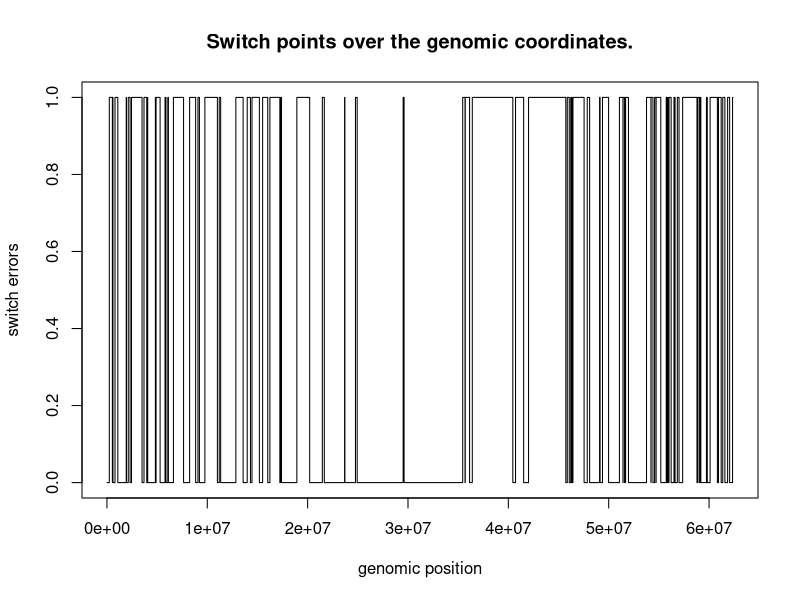
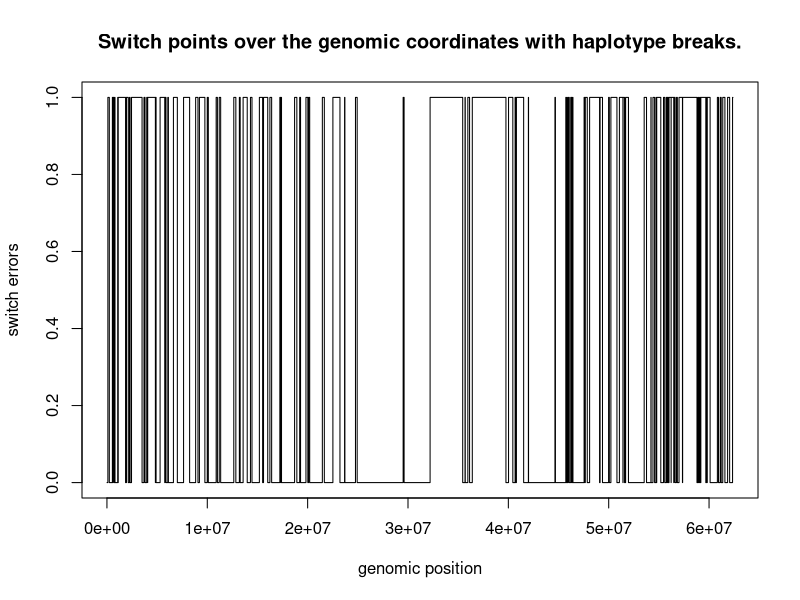

R code for these plots, in order: (Note: this script raises an error after producing the figures.)

## Purpose of the this script: 
  # Compute the switch points using the truth and phased haplotype (obtained from phaseExtender)
  # Here we use 25 RBphased samples used in Set B.
  # We do two rounds of RBphasing and phase comparison.

### Set the required path; 
## **update the path as need be with your directory 
getwd()
# setwd("/home/priyanka/Dropbox/SharedWithHarish/TestSwitchErrors/SwitchErrorTutorial")
getwd()
list.files()  # read available files and folders 


##########  Switch errors test - Set B (first round of phaseExtension) ########## 
#####  Read the required data  ###### 

## Import "truth haplotype" for SetB
truthHaplotype_NA12891 <- read.table('SetB/truth_Haplotype_NA12891.txt', header = TRUE)
head(truthHaplotype_NA12891)
  #**Note: R doesn't allow to use ":" in header name and it is automatically renamed to "."
  # you can see this in the output 

# change the name of the header
colnames(truthHaplotype_NA12891)[colnames(truthHaplotype_NA12891)=="NA12891.PI"] <- "true.NA12891.PI"
colnames(truthHaplotype_NA12891)[colnames(truthHaplotype_NA12891)=="NA12891.PG_al"] <- "true.NA12891.PG_al"


## Import "phased haplotype" for SetB
phased_SetB_NA12891 <- read.table('SetB_02/phased_Haplotype_NA12891.txt', header = TRUE)
# or, we can use the file "extended_haplotype_NA12891.txt" from the folder "/SetB/phased_NA12891_SetB_run01/"
head(phased_SetB_NA12891)

# change the name of the header
colnames(phased_SetB_NA12891)[colnames(phased_SetB_NA12891)=="NA12891.PI"] <- "phased.NA12891.PI"
colnames(phased_SetB_NA12891)[colnames(phased_SetB_NA12891)=="NA12891.PG_al"] <- "phased.NA12891.PG_al"


## Merge the truth and phased data set to identify switch errors
merged.data <- merge(truthHaplotype_NA12891, phased_SetB_NA12891,
                     by=c("CHROM", "POS"))
head(merged.data)

# set the data in order by "POS" - ** it's very important to do this **
merged.data <- merged.data[order(merged.data$POS),]

# after merging, the row-index becomes random; so let's put it in order
rownames(merged.data) <- NULL

# Now, compare the "truth haplotype" with "phased haplotype" and ...
# ... find the sites where haplotype phasing switched
merged.data$match <- ifelse((merged.data$true.NA12891.PG_al == merged.data$phased.NA12891.PG_al), 0, 1)
# **Note: the "match" column should have values "0's" and "1's". A continous "0" or "1" indicates 
# .. properly phased block. But, transition from 0 -> 1 or from 1 -> 0 suggests a "Switch Error" betweeen the blocks.

# Now, plot the "Switch Error" points as png
png("SwitchPoints_SetB_withOutHaplotypeBreaks.png", width = 1600, height = 600)
plot(merged.data$POS, merged.data$match, main = "Switch points over the genomic coordinates.", type = "s", 
     xlab = "genomic position", ylab = "switch errors")
#title(main = "Switch points", xlab = 'genomic coordinates', ylab = 'switch points')
dev.off()


# Compute switch error rates 
number_of_hets <- length(merged.data$match)
num_of_switch <- 0
prev_match <- merged.data$match[1]
for (item in merged.data$match){
  curr_match = item
  if (curr_match != prev_match){
    num_of_switch = num_of_switch + 1
    
    # reset the "previous match" value
    prev_match = curr_match}}

switch_err_rate = num_of_switch/(number_of_hets)
switch_err_rate
# [1] 0.01272502

# switch error rate per mb
# the size of human Chr 22 is about 62.3 mb
switch_error_rate_perMb = switch_err_rate/(62)
switch_error_rate_perMb
# [1] 0.0002819994



# switch error after accounting for the initial number of RBphased blocks
######## Fix the switch points by taking "haplotype breaks" into account. ##########
## The above switch point data (i.e "match") and the plot we obtained above doesn't account for break in haplotypes.
# Since our haplotype aren't completely merged genome/chromosome wide. The switch points needs to be defined per block. 

## So, now we compute switch point by including changes in "PI" values.
# Now, the "switch points" are addressed when :
  # we see 0 -> 1, or when 1 -> 0 in the "match" data
  # PI of the haplotype block changes
    # ** So, now we need to account for the match and also for change in haplotype block index.

# the length (number of rows) of the dataframe
seq_len <- length(merged.data$match)
seq_len

# set empty variables 
previous_match <- 0
hap_size <- 0
haplotype_sizes <- integer()  # to store the size of haplotype extended truly.
previous_pi <- 1 
haplotype_breaks <- integer()

# run a for loop to find switch points 
for (ith in c(1:seq_len)){
  current_match = merged.data$match[ith]
  current_pi = merged.data$phased.NA12891.PI[ith]
  if (previous_match == current_match & previous_pi == current_pi) {
    hap_size = hap_size + 1}
  else if (previous_match != current_match | previous_pi != current_pi) {
    # store the haplotype size of properly phased (extended) block
    haplotype_sizes <- c(haplotype_sizes, hap_size)
    hap_size <- 1}  # reset the haplotype size to 1
  
  # store the last haplotype size when the for loop reaches the end
  if (ith == seq_len){
    haplotype_sizes <- c(haplotype_sizes, hap_size)}
  
  # also find the genomic positions where haplotype breaks occur 
  if (previous_pi != current_pi){
    haplotype_breaks <- c(haplotype_breaks, merged.data$POS[ith])}
  
  # update the previous match and pi values for next for-loop 
  previous_match = current_match
  previous_pi = current_pi }


## Identify switch points and compute "switch error" rates. 
# the total number of haplotype blocks represent frequecy of switch points
freq_of_switch = length(haplotype_sizes)
total_possible_switch = sum(haplotype_sizes) # or number of hets site
haplotype_sizes

# calculate switch error rate
switch_error_rate = (freq_of_switch/total_possible_switch)
switch_error_rate
# [1] 0.0190358

# switch error rate per mb
switch_error_rate_perMb = switch_error_rate/(62)
switch_error_rate_perMb
# [1] 0.0002819994

## Now, add another column that represent the fully accounted haplotype switchpoints.
phase_state = 0
match_by_pi <- integer()
for (sizes in haplotype_sizes) {
  match_by_pi <- c(match_by_pi, rep(phase_state, sizes))
  
  # change the phase state for next loop
  if (phase_state == 0){
    phase_state = 1}
  else if (phase_state == 1){
    phase_state = 0} }

## add data "match02" to the dataframe
merged.data$match_by_pi <- match_by_pi

## Now, make switch points plot by accounting for the haplotype breaks. 
# for that we will create another column with updated matches between truth and phased haplotypes
png("SwitchPoints_SetB_includingHaplotypeBreaks.png", width = 1600, height = 600)
plot(merged.data$POS, merged.data$match_by_pi, main = "Switch points over the genomic coordinates with haplotype breaks.", type = "s", 
     xlab = "genomic position", ylab = "switch errors")
dev.off()

## We can now overlay the haplotype breaks position on the top of switch points plot
abline(v=haplotype_breaks, col='red')


# for convenience let's convert this haplotype size list into integer array
haplotype_size_numeric <- as.numeric(unlist(haplotype_sizes))
haplotype_size_numeric

## Let's plot a histogram of the haplotype size distribution 
hisHap <- hist(haplotype_size_numeric)  # general histogram metrics for the data 
png("Histogram_ofHaplotypeSizeDistribution_SetB.png", width = 1600, height = 600)
hist(haplotype_size_numeric, 
     main="Histogram for Haplotype size distribution", 
     xlab="haplotype size", 
     border="blue", 
     col="green",
     xlim=c(0,200),
     ylim = c(0,320),
     las=1, 
     breaks=20)
# add the size of the frequency to the histogram plot 
text(hisHap$mids,hisHap$counts,labels=hisHap$counts, adj=c(0.5, -0.5))
dev.off()

## Density plot
densHap <- density(haplotype_size_numeric)
png("DensityPlot_ofHaplotypeSizeDistribution_SetB.png", width = 1600, height = 600)
plot(densHap, main = "Density plot of the haplotype size distribution")
polygon(densHap, col = 'red', border = 'blue')
dev.off()


print("Completed the switch error analyses on first round of phaseExtension on Set-B data.")
#### Completed analyses on Set-B  #######

